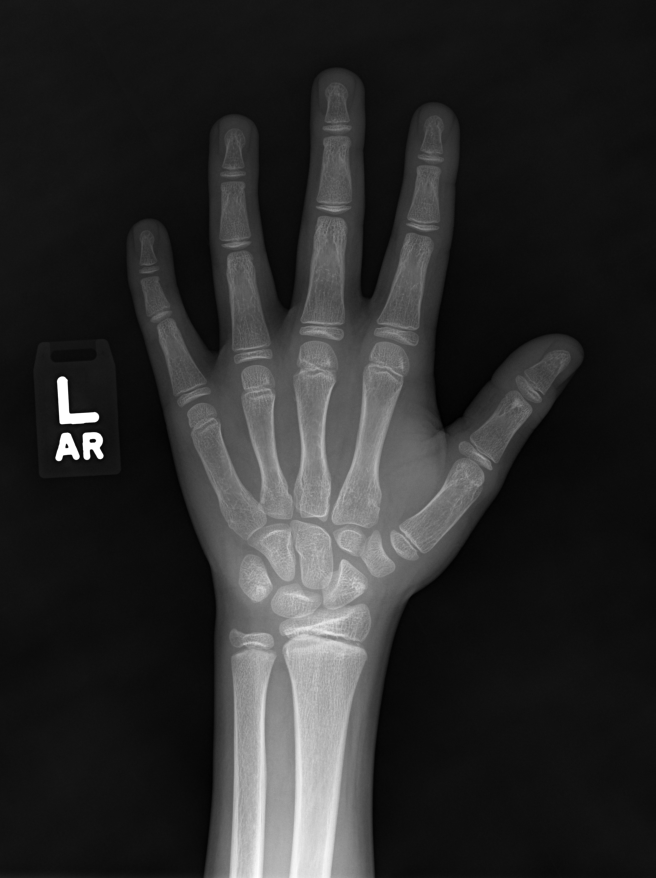
#> input picture RSNA_validation2/10295.png, 1311 x 1756 px, found by its file name (shown at 1/2 size); its folder holds 4 pictures in this run
$ python rotate_images.py
#> lines starting #> are read from the running program, lines starting #| are printed output that depends on the picture
import os
from PIL import Image

#file_dir = "DigitalHandAtlas/JPEGimages/"
file_dir = "boneAgeFiles/RSNA_validation2/"

def getListOfFiles(dirName):
    # create a list of file and sub directories
    # names in the given directory
#> called with dirName = 'boneAgeFiles/RSNA_validation2/'
    listOfFile = os.listdir(dirName)
    allFiles = list()
    # Iterate over all the entries
    for entry in listOfFile:
        # Create full path
        fullPath = os.path.join(dirName, entry)
        # If entry is a directory then get the list of files in this directory
        if os.path.isdir(fullPath):
            allFiles = allFiles + getListOfFiles(fullPath)
        else:
            allFiles.append(fullPath)
#> pass 2 of the loop in getListOfFiles, `for entry in listOfFile:`:
#> pass 3 of the loop in getListOfFiles, `for entry in listOfFile:`:
#> the loop made 4 passes; the first 3 are shown

    return allFiles

all_files = getListOfFiles(file_dir)

for file in all_files:
    try:
        ### change im.rotate() + new_path name
        im = Image.open(file)
#> im is the input picture: PIL image 1311x1756 L; min 0, max 255, mean 42.2
        im=im.rotate(270, expand=True)
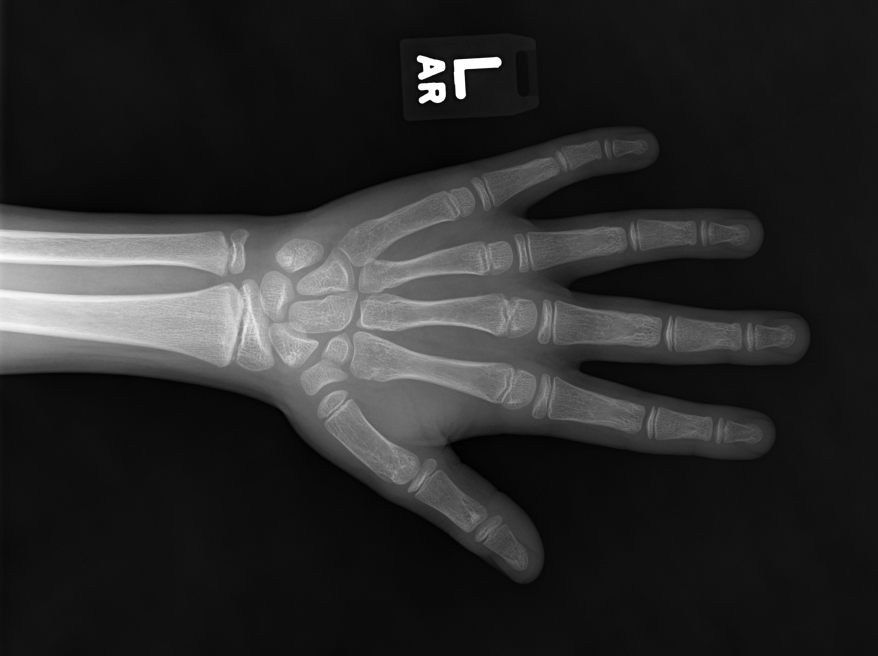
#> im: PIL image 1756x1311 L (shown at 1/2 size); min 0, max 255, mean 42.2
        split = file.split('/')
        # new_path = 'rotate90/'+split[2]+'/'+split[3]+'/'
        new_path = 'RSNA_rotate270/'
        isExist = os.path.exists(new_path)
        if not isExist:
            # Create a new directory because it does not exist
            os.makedirs(new_path)
            #print("The new directory is created!")
        #im.save(new_path+split[4])
        im.save(new_path+split[2])
    except:
        print('error: ' + file)
#> pass 2 of the loop `for file in all_files:`:
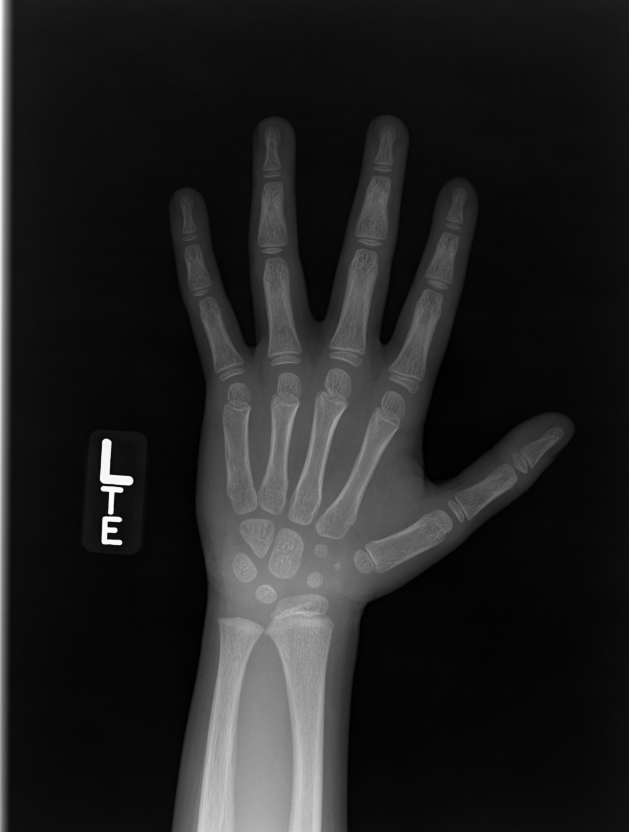
#> input picture RSNA_validation2/10349.png, 1258 x 1664 px, found by its file name (shown at 1/2 size)
#> im is the input picture: PIL image 1258x1664 L; min 0, max 255, mean 33.8
#> `im=im.rotate(270, expand=True)`:
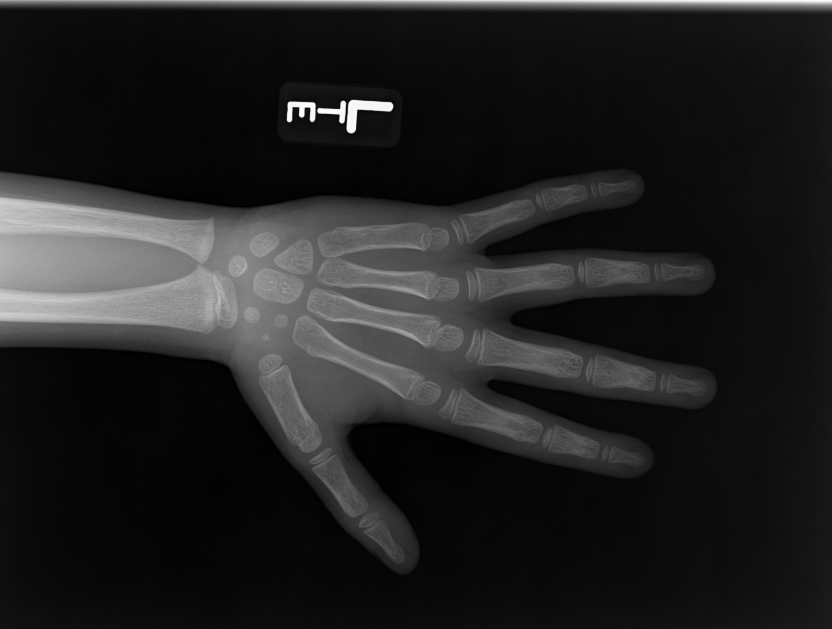
#> im: PIL image 1664x1258 L (shown at 1/2 size); min 0, max 255, mean 33.8
#> pass 3 of the loop `for file in all_files:`:
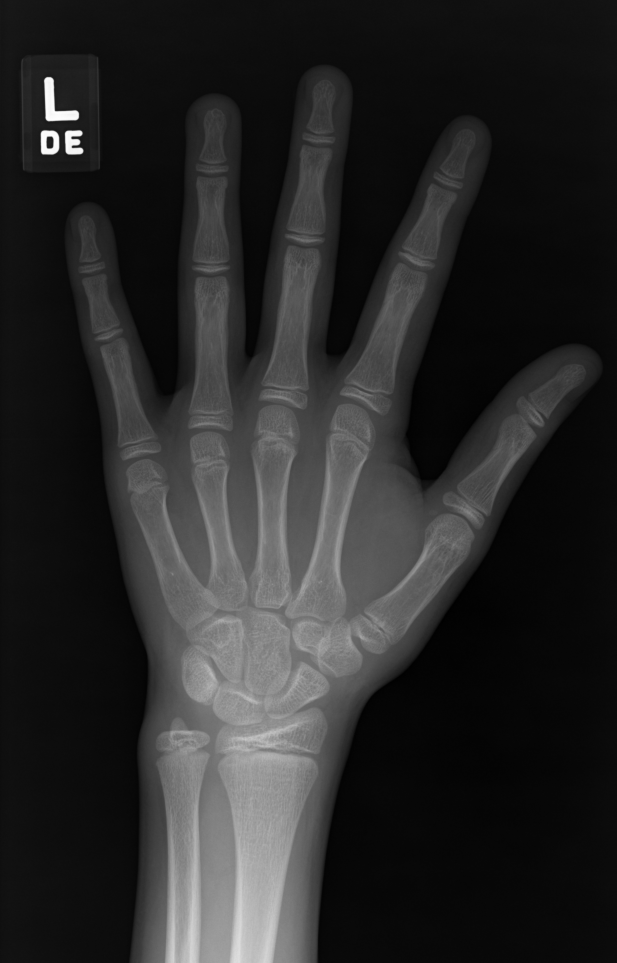
#> input picture RSNA_validation2/12471.png, 1233 x 1926 px, found by its file name (shown at 1/2 size)
#> im is the input picture: PIL image 1233x1926 L; min 0, max 255, mean 40.1
#> `im=im.rotate(270, expand=True)`:
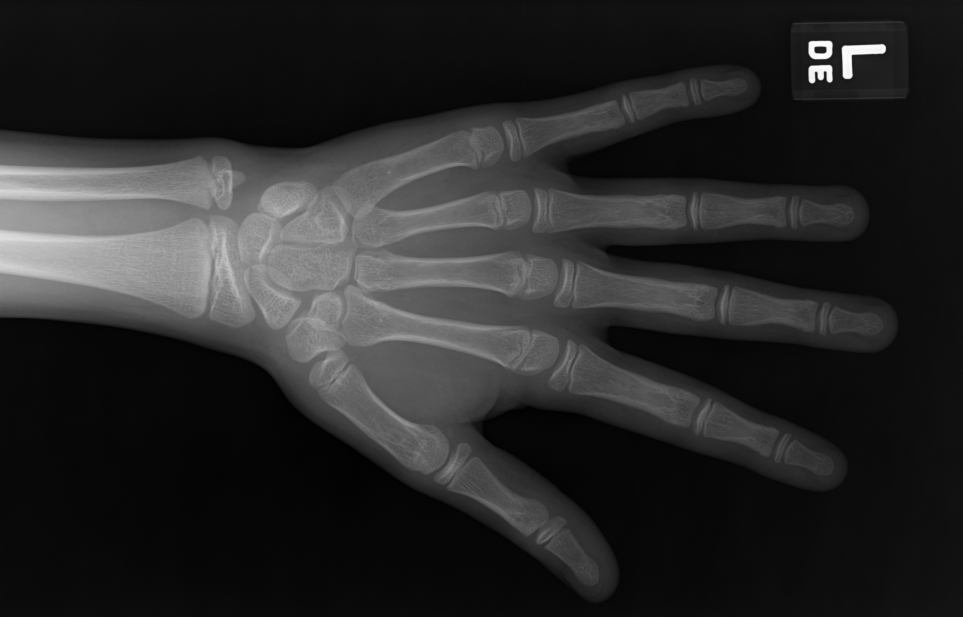
#> im: PIL image 1926x1233 L (shown at 1/2 size); min 0, max 255, mean 40.1
#> the loop made 4 passes; the first 3 are shown
